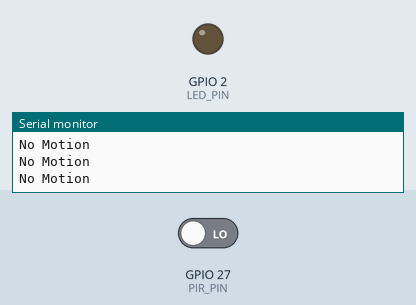
This sketch was run on a simulated ESP32. Parts: output pins drawn as LEDs (lit = HIGH), the last lines printed to the serial monitor. Inputs (shaded band) come from the test bench; at power-on: GPIO 27 (PIR_PIN) LOW.

Above: at 2.8 s.
2.9 s: GPIO 27 (PIR_PIN) driven HIGH
At 3.5 s:
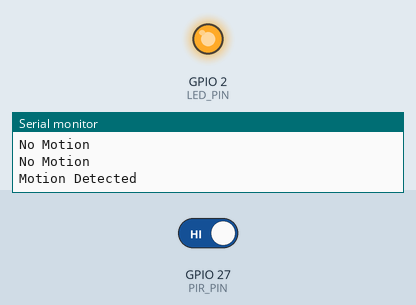
4.5 s: GPIO 27 (PIR_PIN) driven LOW
At 6.2 s:
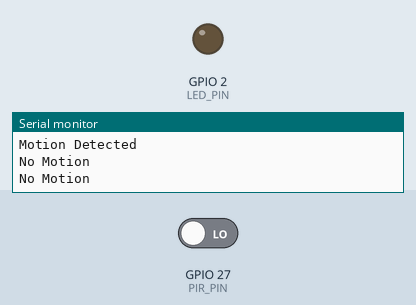
Timing chart, 0 to 7.7 s (numbered marks = the images above; inputs shaded):
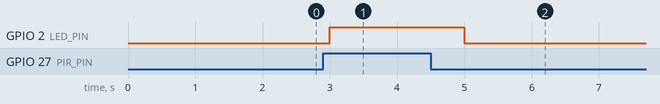

Measured:
- after the input at 2.9 s, GPIO 2 (LED_PIN): LOW → HIGH after 0.10 s
- after the input at 4.5 s, GPIO 2 (LED_PIN): HIGH → LOW after 0.50 s

The sketch:

pir_test.ino
```cpp
const int PIR_PIN = 27;
const int LED_PIN = 2;

void setup()
{
  pinMode(PIR_PIN, INPUT);
  pinMode(LED_PIN, OUTPUT);
  Serial.begin(115200);
}

void loop()
{
  int motion = digitalRead(PIR_PIN);
  if(motion == HIGH)
  {
    Serial.println("Motion Detected");
    digitalWrite(LED_PIN, HIGH);
  }
  else
  {
    Serial.println("No Motion");
    digitalWrite(LED_PIN, LOW);
  }

  delay(1000);

}
```
